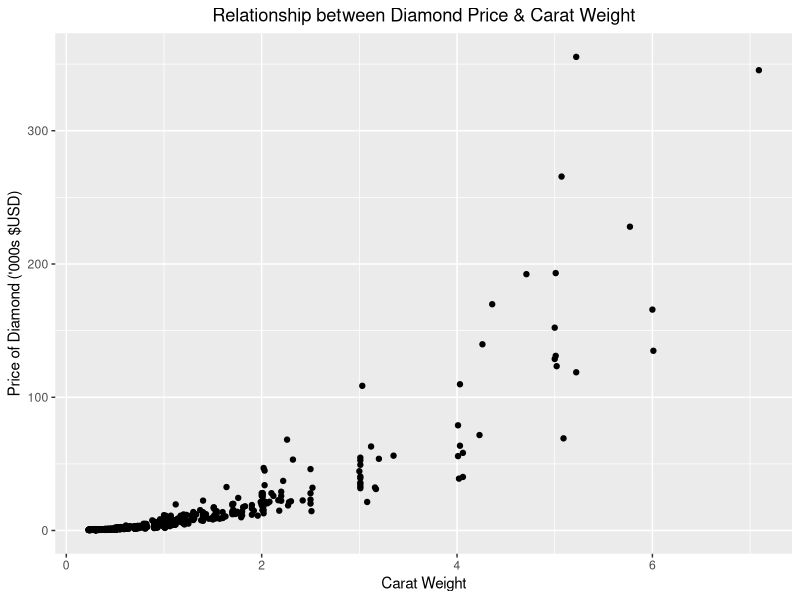
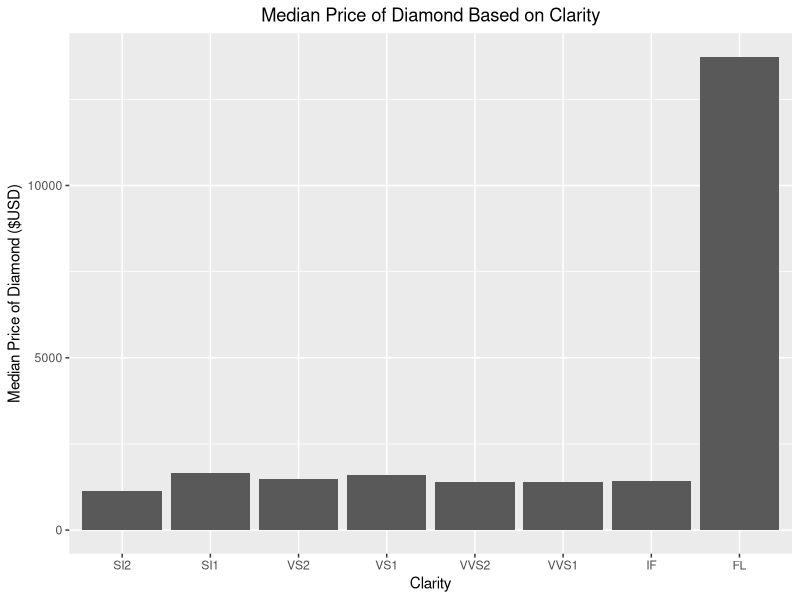
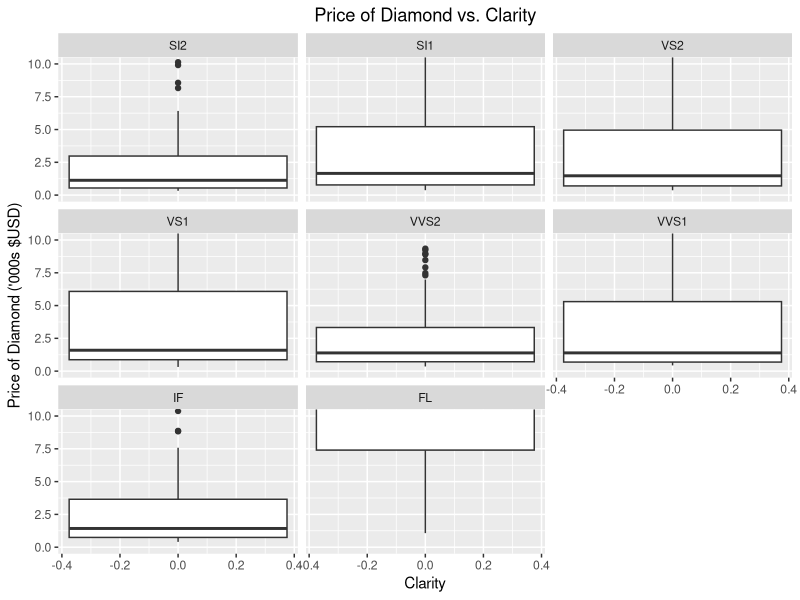
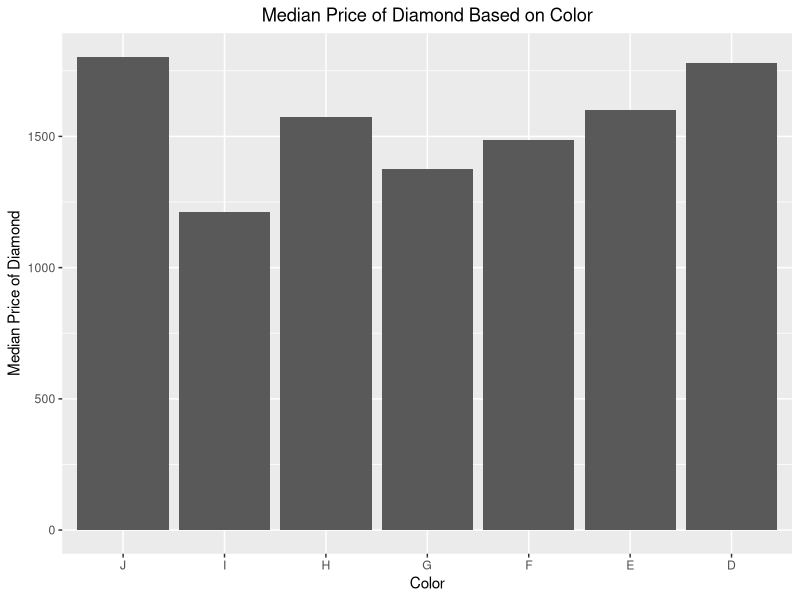
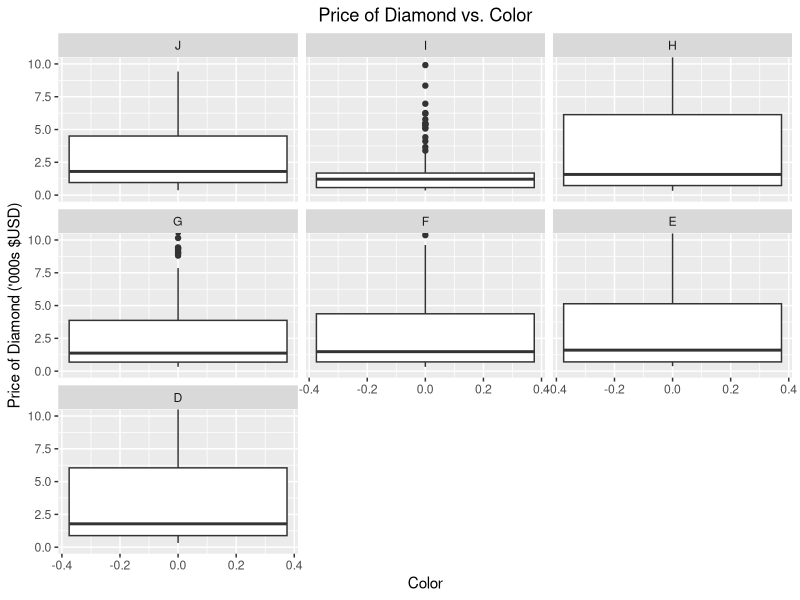
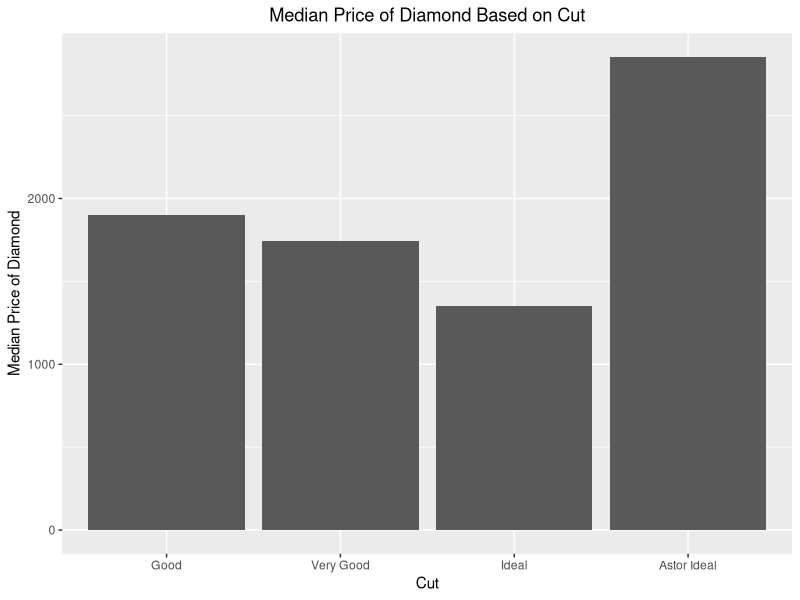
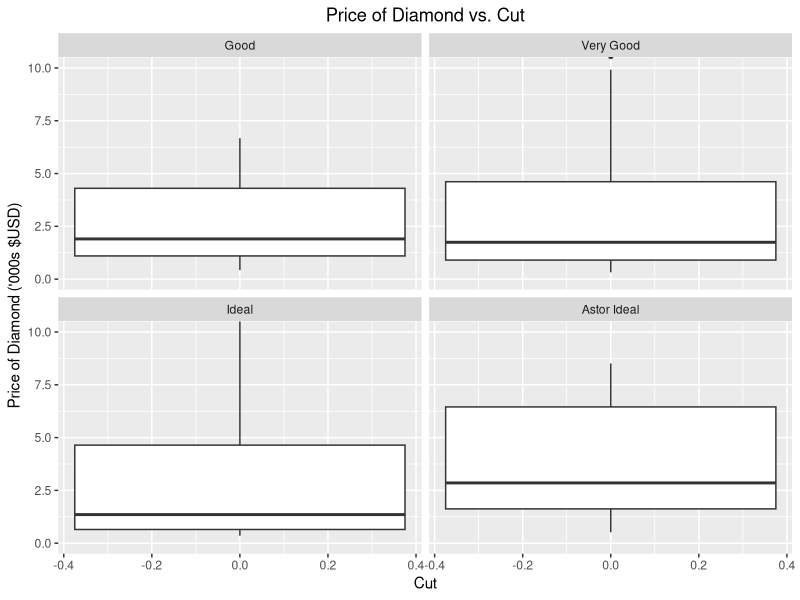
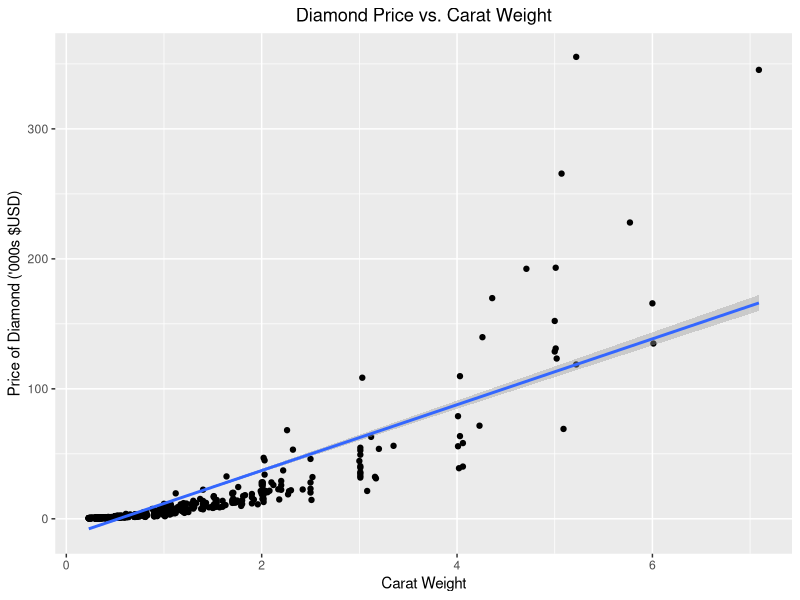

Here is the R script that generated these plots, in order: (Note: this script raises an error after producing the figures.)
## ---- chunk 1
knitr::opts_chunk$set(echo = FALSE, warning=FALSE, message=FALSE)
## ---- chunk 2
library(tidyverse)
library(MASS)
library(bookdown)
Data <- read.csv("diamonds4.csv",header=T)

## ---- chunk 3
knitr::kable(head(Data, 5), "pipe")

# Wyatt added top 5 rows to show sample of data set
## ---- chunk 4
knitr::kable(table(Data$cut), col.names=c('Cut', 'Frequency'), "simple")
## ---- chunk 5
knitr::kable(table(Data$color), col.names=c('Color', 'Frequency'), "simple")
## ---- chunk 6
knitr::kable(table(Data$clarity), col.names=c('Clarity', 'Frequency'), "simple")
## ---- chunk 7
ggplot(Data, aes(x=carat, y=price/1000)) + 
  geom_point() + 
  labs(x = "Carat Weight", y = "Price of Diamond ('000s $USD)", title = "Relationship between Diamond Price & Carat Weight")+
  theme(plot.title = element_text(hjust = 0.5))
## ---- chunk 8
# Code to relevel the clarity factors from lowest-clarity to highest-clarity
Data <- Data %>% 
  mutate(clarity = clarity %>% fct_relevel(c("SI2", "SI1", "VS2", "VS1", "VVS2", "VVS1", "IF", "FL")))

# Code to groupby the clarity and find the median value of the diamonds in that clarity level. 
data.clarity <- Data %>% 
  group_by(clarity) %>% 
  summarize(median_price_clarity = median(price))

# Bar plot
ggplot(data.clarity, aes(x = clarity, y=median_price_clarity)) + 
  geom_bar(stat = "identity") + 
  labs(x = "Clarity", y = "Median Price of Diamond ($USD)", title = "Median Price of Diamond Based on Clarity")+
  theme(plot.title = element_text(hjust = 0.5))
## ---- chunk 9
# Boxplot
ggplot(Data, aes(y = price/1000)) + 
  geom_boxplot() + 
  labs(x = "Clarity", y = "Price of Diamond ('000s $USD)", title = "Price of Diamond vs. Clarity")+
  theme(plot.title = element_text(hjust = 0.5)) +
  facet_wrap(~clarity) + 
  coord_cartesian(ylim= c(0, 10))
## ---- chunk 10
# Releveling the factors for color to match the increasing qualities from BlueNile
Data <- Data %>% 
  mutate(color = color %>% fct_relevel(c("J", "I", "H", "G", "F", "E", "D")))

# Code to group by color and find the median price of diamonds of each color
data.color <- Data %>% 
  group_by(color) %>% 
  summarize(median_price_color = median(price))

# Bar plot
ggplot(data.color, aes(x = color, y=median_price_color)) + 
  geom_bar(stat = "identity") + 
  labs(x = "Color", y = "Median Price of Diamond", title = "Median Price of Diamond Based on Color")+
  theme(plot.title = element_text(hjust = 0.5))
## ---- chunk 11
# Boxplot
ggplot(Data, aes(y = price/1000)) + 
  geom_boxplot() + 
  labs(x = "Color", y = "Price of Diamond ('000s $USD)", title = "Price of Diamond vs. Color")+
  theme(plot.title = element_text(hjust = 0.5)) +
  facet_wrap(~color) + 
  coord_cartesian(ylim= c(0, 10))
## ---- chunk 12
# Releveling the factors for color to match the increasing qualities from BlueNile
Data <- Data %>% 
  mutate(cut = cut %>% fct_relevel(c("Good", "Very Good", "Ideal", "Astor Ideal")))

# Code to group by color and find the median price of diamonds of each color
data.cut <- Data %>% 
  group_by(cut) %>% 
  summarize(median_price_cut = median(price))

# Bar plot
ggplot(data.cut, aes(x = cut, y=median_price_cut)) + 
  geom_bar(stat = "identity") + 
  labs(x = "Cut", y = "Median Price of Diamond", title = "Median Price of Diamond Based on Cut")+
  theme(plot.title = element_text(hjust = 0.5))
## ---- chunk 13
# Boxplot
ggplot(Data, aes(y = price/1000)) + 
  geom_boxplot() + 
  labs(x = "Cut", y = "Price of Diamond ('000s $USD)", title = "Price of Diamond vs. Cut")+
  theme(plot.title = element_text(hjust = 0.5))+
  facet_wrap(~cut) + 
  coord_cartesian(ylim= c(0, 10))
## ---- chunk 14
ggplot(Data,aes(x=carat,y=price/1000)) + 
  geom_point() +
  geom_smooth(method = "lm") +
  labs(title="Diamond Price vs. Carat Weight", x = "Carat Weight", y = "Price of Diamond ('000s $USD)")+
  theme(plot.title = element_text(hjust = 0.5))
## ---- chunk 15
result <- lm(price ~ carat,data=Data)
par(mfrow = c(2, 2))
plot(result)
## ---- chunk 16
boxcox(result)
## ---- chunk 17
ystar<-log(Data$price)
Data<-data.frame(Data,ystar)
xstar<-log(Data$carat)
Data<-data.frame(Data,xstar)
ggplot(Data,aes(x=xstar,y=ystar)) + geom_point()+
  geom_smooth(method = "lm", se=FALSE)+
  labs(title="Logged Diamond Price vs. logged Carat Weight")+
  theme(plot.title = element_text(hjust = 0.5))
## ---- chunk 18
result2 <- lm(ystar ~ xstar,data=Data)
par(mfrow = c(2, 2))
plot(result2)
## ---- chunk 19
acf(result2$residuals, main="ACF Plot of Residuals from Y* ~ X* Model")
## ---- chunk 20
summary(result2)
## ---- chunk 21
confint(result2, level=0.95)
